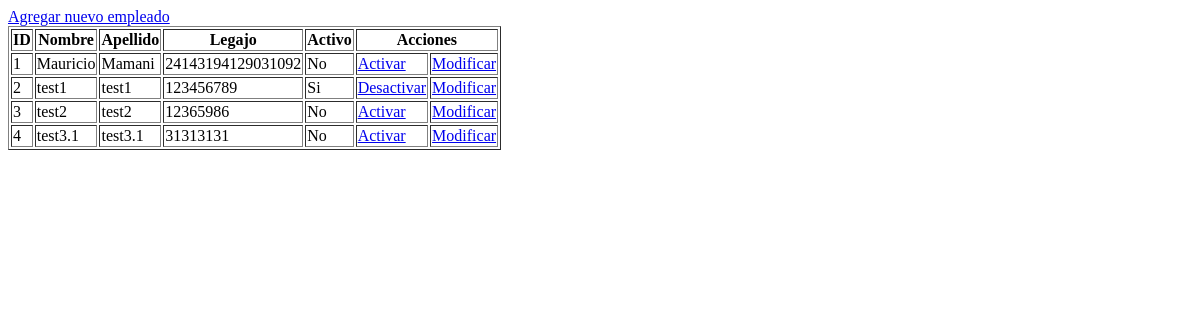
/reservas/empleados/listado/, run on an earlier commit of the app's database.
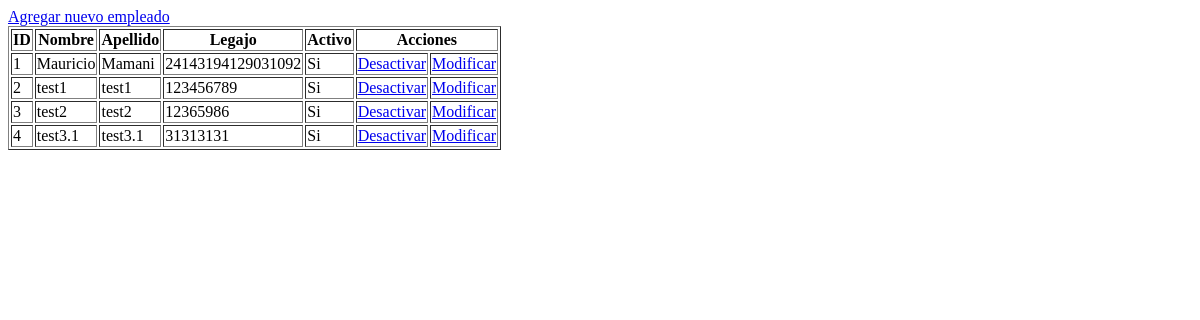
And on a later commit of the database.
### reservas/models.py (models this page shows)
class Empleado(models.Model):
    nombre = models.CharField(verbose_name="Nombre",max_length=50)
    apellido = models.CharField(verbose_name="Apellido",max_length=50)
    numero_legajo = models.IntegerField(verbose_name="Numero de legajo")
    activo = models.BooleanField(verbose_name="Activo",default=True)

### reservas/views.py (the view)
# urls.py: path('empleados/listado/', views.listado_empleados, name="listado_empleados"),
def listado_empleados(request):
    empleados = Empleado.objects.all()
    context = {
        "empleados": empleados
    }
    return render(request, "reservas/listar_empleados.html", context)

### reservas/templates/reservas/listar_empleados.html (shortened to what this page needs)
<!DOCTYPE html>
<html lang="en">
<head>
</head>
<body>
    <a href="{% url 'registrar_empleado' %}">Agregar nuevo empleado</a>
    <table border="1">
        <thead>
            <tr>
                <th>ID</th>
                <th>Nombre</th>
                <th>Apellido</th>
                <th>Legajo</th>
                <th>Activo</th>
                <th colspan="2">Acciones</th>
            </tr>
        </thead>
        <tbody>
            {% for empleado in empleados %}
            <tr>
                <td>{{empleado.id}}</td>
                <td>{{empleado.nombre}}</td>
                <td>{{empleado.apellido}}</td>
                <td>{{empleado.numero_legajo}}</td>
                {% if empleado.activo %}
                    <td>Si</td>
                    <td><a href="{% url 'desactivar_empleado' empleado.id %}">Desactivar</a></td>
                {% else %}
                    <td>No</td>
                    <td><a href="{% url 'activar_empleado' empleado.id %}">Activar</a></td>
                {% endif %}
                <td><a href="{% url 'modificar_empleado' empleado.id %}">Modificar</a></td>
            </tr>
            {% endfor %}
        </tbody>
    </table>
</body>
</html>

What changed in the data, as far as the page shows it:
changed Empleado "Mauricio": activo "No Activar" → "Si Desactivar"
changed Empleado "test2": activo "No Activar" → "Si Desactivar"
changed Empleado "test3.1": activo "No Activar" → "Si Desactivar"
